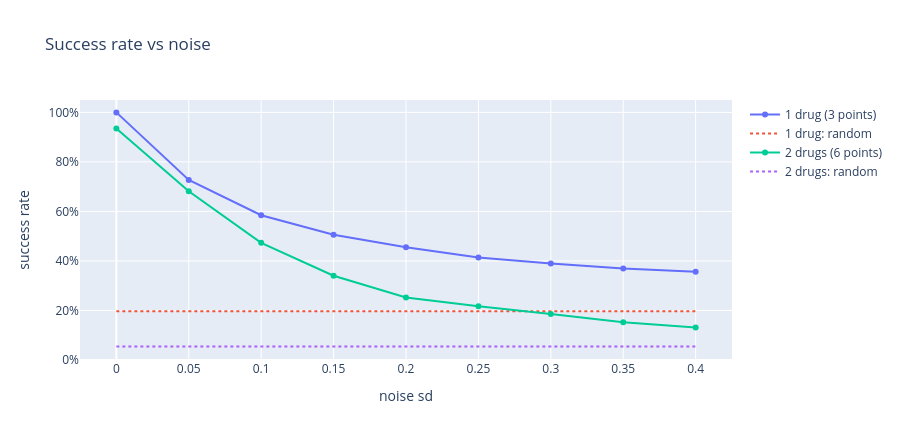

Here is the notebook cell this chart was saved with:
### Markdown cell above
### 5. One drug vs two drugs, same noise

Tolerances differ (3 mg for one drug, 4 mg straight-line for two), so compare each curve with its own random baseline.

### Code cell
fig = go.Figure()
fig.add_trace(go.Scatter(x=NOISE, y=success, mode="lines+markers", name="1 drug (3 points)"))
fig.add_trace(go.Scatter(x=NOISE, y=[random_success] * len(NOISE), mode="lines", name="1 drug: random",
                         line=dict(dash="dot")))
fig.add_trace(go.Scatter(x=NOISE, y=success2, mode="lines+markers", name="2 drugs (6 points)"))
fig.add_trace(go.Scatter(x=NOISE, y=[random_success2] * len(NOISE), mode="lines", name="2 drugs: random",
                         line=dict(dash="dot")))
fig.update_layout(xaxis_title="noise sd", yaxis=dict(title="success rate", tickformat=".0%", range=[0, 1.05]),
                  title="Success rate vs noise", height=440)
fig

### Figure 1 — Plotly figure (JSON) as saved in the notebook; plotly's stock layout.template omitted (floating-point values rounded to 4 significant figures)
{"data": [{"mode": "lines+markers", "name": "1 drug (3 points)", "type": "scatter", "x": [0.0, 0.05, 0.1, 0.15, 0.2, 0.25, 0.3, 0.35, 0.4], "y": [1.0, 0.727, 0.5845, 0.5056, 0.4555, 0.4138, 0.3901, 0.3696, 0.3568]}, {"line": {"dash": "dot"}, "mode": "lines", "name": "1 drug: random", "type": "scatter", "x": [0.0, 0.05, 0.1, 0.15, 0.2, 0.25, 0.3, 0.35, 0.4], "y": [0.1967, 0.1967, 0.1967, 0.1967, 0.1967, 0.1967, 0.1967, 0.1967, 0.1967]}, {"mode": "lines+markers", "name": "2 drugs (6 points)", "type": "scatter", "x": [0.0, 0.05, 0.1, 0.15, 0.2, 0.25, 0.3, 0.35, 0.4], "y": [0.9347, 0.6817, 0.4733, 0.3403, 0.2523, 0.2173, 0.186, 0.1527, 0.1317]}, {"line": {"dash": "dot"}, "mode": "lines", "name": "2 drugs: random", "type": "scatter", "x": [0.0, 0.05, 0.1, 0.15, 0.2, 0.25, 0.3, 0.35, 0.4], "y": [0.05425, 0.05425, 0.05425, 0.05425, 0.05425, 0.05425, 0.05425, 0.05425, 0.05425]}], "layout": {"height": 440, "title": {"text": "Success rate vs noise"}, "xaxis": {"title": {"text": "noise sd"}}, "yaxis": {"range": [0, 1.05], "tickformat": ".0%", "title": {"text": "success rate"}}}}
